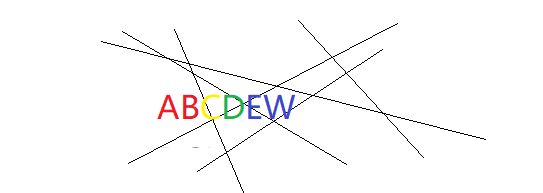
//> input picture Project/8.29/9.png, 543 x 193 px
$ ./013.提取水平线和垂直线   (built with g++ and OpenCV 4)
//> lines starting //> are read from the running program, lines starting //| are printed output that depends on the picture; after the words box and inside, x2 and y2 are one past the last pixel; in counts of white or black regions, pixels touching at a corner belong together
#include<opencv2/opencv.hpp>
#include<iostream>
#include<math.h>
using namespace cv;
int main(int argc, char** argv) {
	Mat src = imread("C:/Users/Admin/Desktop/opencv/Project/8.29/9.png", IMREAD_COLOR);//src 缩写为源文件 打开的文件名要加上格式 比如 jpg
//> src is the input picture: 193 rows x 543 cols, CV_8UC3; mean B, G, R 250.2, 250.1, 250.6
	if (src.empty())
	{
		printf("could not load image....\n");
		return -1;//返回值为-1 表示异常
	}
	namedWindow("input", CV_WINDOW_AUTOSIZE);//创建一个窗口并命名
	imshow("input", src);//在指定窗口显示指定图片
	//转换为灰度图像
	Mat gray_src;
	cvtColor(src, gray_src, COLOR_BGR2GRAY);

	namedWindow("gray image", CV_WINDOW_AUTOSIZE);//创建一个窗口并命名
	imshow("gray image", gray_src);//在指定窗口显示指定图片
	//转换为二值图像
	Mat binImg;
	adaptiveThreshold(~gray_src, binImg, 255, ADAPTIVE_THRESH_MEAN_C, THRESH_BINARY, 15, -2);
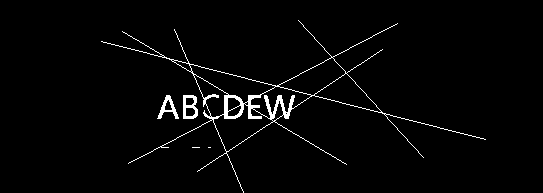
//> binImg: 193 rows x 543 cols, CV_8UC1; 2.4% white in thin lines or dots, all inside (x1, y1, x2, y2) = (101, 20, 486, 193)
	imshow("binary image", binImg);
	//进行提取
	//水平结构元素
	Mat hline = getStructuringElement(MORPH_RECT, Size(src.cols / 16, 1), Point(-1, -1));
//> hline = 33 values from 1 to 1
	//垂直结构元素
	Mat vline = getStructuringElement(MORPH_RECT, Size(1, src.rows / 16), Point(-1, -1));
//> vline = [1, 1, 1, 1, 1, 1, 1, 1, 1, 1, 1, 1]
	//矩形结构
	Mat kernel = getStructuringElement(MORPH_RECT, Size(2, 2), Point(-1, -1));
	//进行open操作
	Mat dst;
	morphologyEx(binImg, dst,CV_MOP_OPEN,kernel);
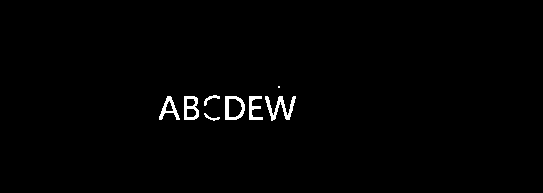
//> dst: 193 rows x 543 cols, CV_8UC1; 1.1% white; 8 white regions (1 under 20 px), largest, box (x1, y1, x2, y2) and area: (265, 96, 296, 121) 298, (225, 96, 245, 120) 230, (184, 96, 199, 120) 210

	imshow("final result", dst);


	waitKey(0);
	return 0;
}

$ run again, with Project/8.29/10.png copied over Project/8.29/9.png
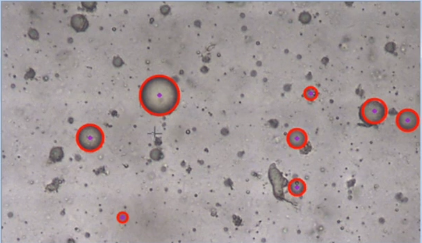
//> input picture Project/8.29/10.png, 422 x 243 px
//> src is the input picture: 243 rows x 422 cols, CV_8UC3; mean B, G, R 153.3, 152.3, 161.9
//> `adaptiveThreshold(~gray_src, binImg, 255, ADAPTIVE_THRESH_MEAN_C, THRE..`:
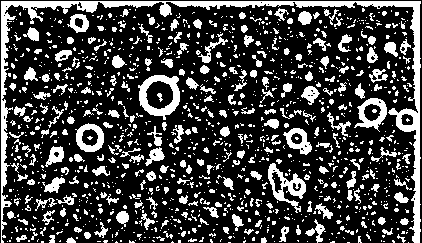
//> binImg: 243 rows x 422 cols, CV_8UC1; 25.1% white; 1256 white regions (1002 under 20 px), largest, box (x1, y1, x2, y2) and area: (1, 1, 421, 243) 5561, (138, 75, 180, 120) 827, (268, 163, 306, 213) 670
//> `morphologyEx(binImg, dst,CV_MOP_OPEN,kernel);`:
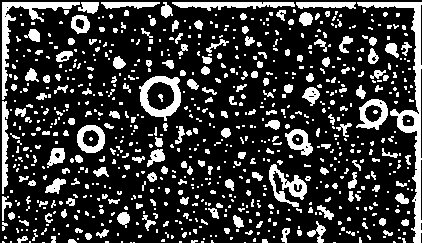
//> dst: 243 rows x 422 cols, CV_8UC1; 22% white; 778 white regions (551 under 20 px), largest, box (x1, y1, x2, y2) and area: (357, 2, 422, 243) 2109, (2, 2, 80, 100) 1084, (139, 76, 181, 121) 826
